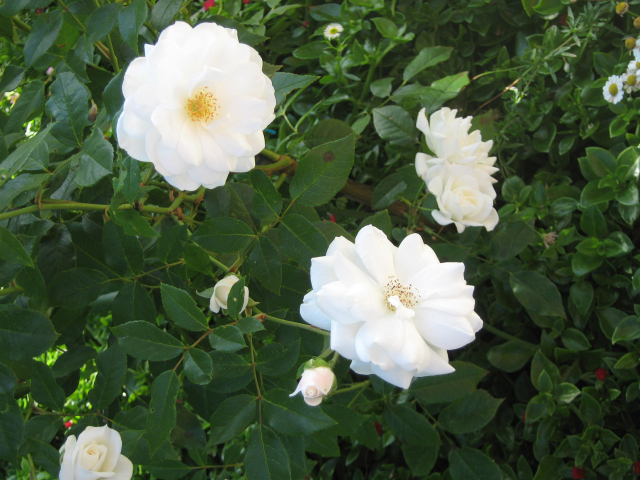
#> input picture week_11_image_processing/Binary_operators/flower.jpg, 1280 x 960 px (shown at 1/2 size)
$ jupyter execute Image_Mask.ipynb   (shell and % lines are left out)
#> lines starting #> are read from the running program, lines starting #| are printed output that depends on the picture; after the words box and inside, x2 and y2 are one past the last pixel; in counts of white or black regions, pixels touching at a corner belong together
# Mask

## Learning Outcome

1. Find histogram of the region of interest using the image mask.
2. Apply Image Mask in binary image.
3. Bitwise operation in the binary images.

In this recipe, you will learn how to work with binary images, including how to apply binary element-wise operations.

## Image masks and binary operations

You have already learned about histogram. Suppose let's say you want a histogram of Image on some region only.

<image>
<center>
<!--  -->

<Figcaption>Figure 1: Image with region of interest </Figcaption>
</center>
</image>

In the above figure, the Red rectangle shows a region of interest, i.e., the region you want to find histogram. In the following section, I will explain how to find a histogram of the region of interest.

__Step 1:__

1. Create a binary Image with white color in a region you want to find histogram and set rest value zero. This binary Image is called Mask.

<image>
<center>
<!--  -->

<Figcaption>Figure 2: Mask </Figcaption>
</center>
</image>

In our problem,

The binary mask defines a region of interest in the original image. Here in this diagram, Our region of interest is that flower inside a red rectangle.
* Mask pixel values of 1 indicate the image pixel belongs to a region of interest.
* Mask pixel values of 0 indicate the image pixel is part of the background.

Then In the given image, black color is part of the background, while white color indicates a region of interest.

__Step 2:__
2. Apply this mask on original Image(Bitwise AND) to get masked image.

<image>
<center>
<!--  -->

<Figcaption>Figure 3: Masked Image</Figcaption>
</center>
</image>

Image masking involves adding some other photo to the original image as a mask or adjusting the pixel values in the image.

**Step 3:**
3. Plot the masked image histogram.

<image>
<center>
<!--  -->

<Figcaption>Figure 4: Masked Image Histogram</Figcaption>
</center>
</image>

You can compare the result of the overall steps.

<image>
<center>
<!--  -->

<Figcaption>Figure 5: Image masking steps </Figcaption>
</center>
</image>

Let's write a code to do exactly the same steps.

Read the image.

[cell 1]
import cv2
import matplotlib.pyplot as plt
img = cv2.imread('flower.jpg')
#> img is the input picture: shape (960, 1280, 3); mean B, G, R 66.7, 92.9, 76.2
plt.imshow(img)

As shown in `figure 5`, we want to isolate the flower and then find histogram of the isolated image.

First let me show you how you can plot the red rectangle on the image.

I will copy the image on `annoted_image` variable becase plotting shapes on image changes orginal image.

[cell 2]
annoted_image = img.copy()

In OpenCV you can draw a rectangle on the image using [cv2.rectangle()](https://docs.opencv.org/master/dc/da5/tutorial_py_drawing_functions.html).

You will need two points to plot the rectangle.
* Top-left corner
    * In our problem top left corner is 210 on the x-axis and 30 on the y-axis. So the coordinate is (210,30).
* Bottom-right corner:
     * In our problem bottom right corner is 570 on the x-axis and 410 on the y-axis. So the coordinate is (570,410).

[cell 3]
cv2.rectangle(annoted_image, pt1=(210,30),  pt2=(570,410),color= (255,0,0), thickness=8)
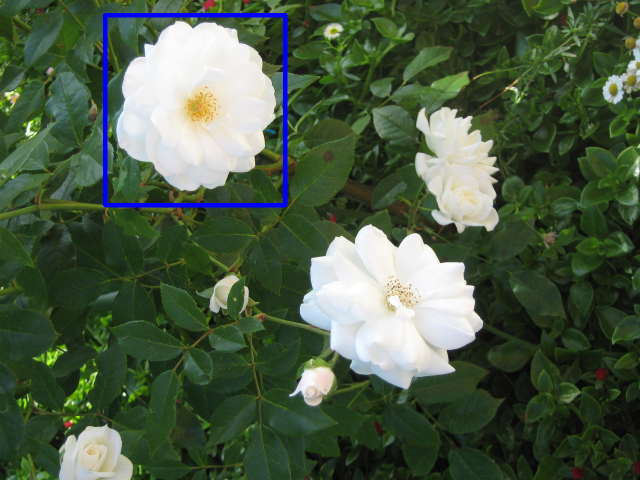
#> annoted_image: shape (960, 1280, 3) (shown at 1/2 size); 1.08% of pixels changed, all inside (x1, y1, x2, y2) = (206, 26, 575, 415)
plt.imshow(annoted_image)
plt.savefig('anootflower.png')

Let's create a Mask.

[cell 4]
import numpy as np
mask = np.zeros(img.shape[:2], np.uint8)
mask[30:410, 210:570] = 255
plt.imshow(mask, cmap='gray')
plt.savefig('mask_flower.png')

It's useful to represent binary images—images containing only black and white pixels—
using np.uint8 arrays with only `0 and 255 values` correspondingly.

Plot Image, its mask and Masked Image along with their histogram.

[cell 5]
min_val = 0
max_val = 256

[cell 6]
masked_img = cv2.bitwise_and(img,img,mask = mask) # create a mask image
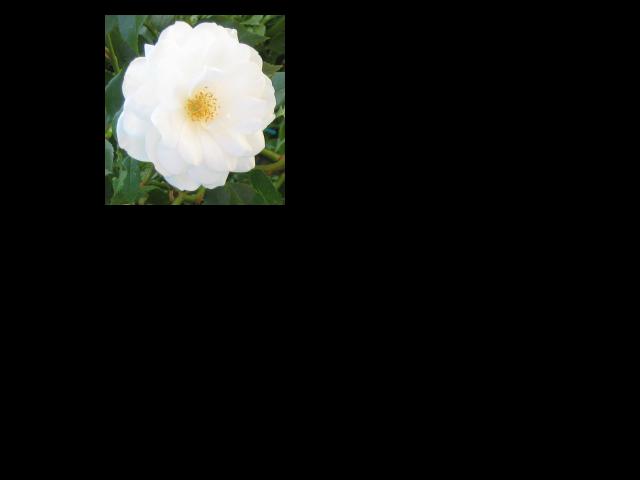
#> masked_img: shape (960, 1280, 3) (shown at 1/2 size); mean B, G, R 16.9, 18.9, 18
hist_full = cv2.calcHist([img],[min_val],None,[max_val],[min_val,max_val]) # hisogram of original image
#> hist_full = 256 values, max 35370 at index 25, min 179 at index 1, mean 4800
hist_mask = cv2.calcHist([img],[min_val],mask,[max_val],[min_val,max_val]) # hisogram of masked image
#> hist_mask = 256 values, max 2385 at index 247, min 1 at index 1, mean 534.4

[cell 7]
plt.imshow(masked_img)
plt.xlabel("Masked Image")

[cell 8]
plt.plot(hist_mask,color='orange')
plt.xlabel("Masked Image histogram")
#> figure, not shown here; curve peaks at x = 247, y = 2385

[cell 9]
plt.figure(figsize=(8,4))
plt.plot(hist_full,label = "Image Histogram")
plt.plot(hist_mask, label='Masked Image Histogram')
plt.legend(loc="upper right")
plt.savefig('comparehist.png', dpi=500)
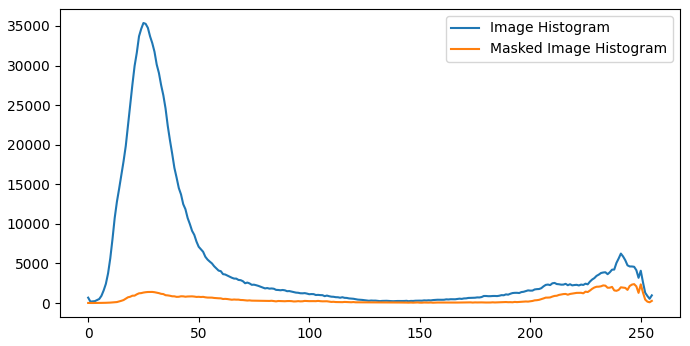
#> figure drawn by matplotlib, 1 panel; curve peaks at x = 25, y = 35370; curve peaks at x = 247, y = 2385
plt.show()

[cell 10]
#@title Compare the results
plt.figure(figsize=(15,8))
plt.subplot(221), plt.imshow(annoted_image, cmap='gray'),plt.xlabel("Image")
plt.subplot(222), plt.imshow(mask,cmap='gray') ,plt.xlabel("Mask")
plt.subplot(223), plt.imshow(masked_img, cmap='gray') ,plt.xlabel("Masked Image")
plt.subplot(224), plt.plot(hist_full,label = "Image Histogram"), plt.plot(hist_mask, label='Masked Image Histogram'),plt.legend(loc="upper right")
plt.xlim([min_val,max_val])
# plt.savefig("mask_and_hist.png")
plt.show()
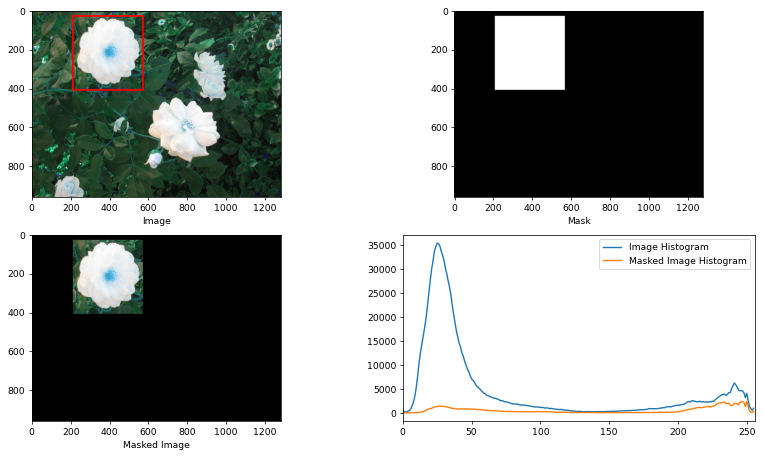
#> figure drawn by matplotlib, 4 panels; B, G, R data is drawn as R, G, B; panel 4: curve peaks at x = 25, y = 35370; panel 4: curve peaks at x = 247, y = 2385

In the previous example, I've used a mask to focus only on the region of interest, i.e., flower using an arithmetic operator.

* One exciting application of this process is in the computer vision system to recognize faces. In face recognition problem The only part of the image we are interested in finding and describing is the parts of the image that contains faces. We can construct a mask to
show only the faces in the image, and don't care about
the rest of the image's content.

### Curious to Know what if you don't want a black background ?

* Apply logical OR operation on the background you want with the masked image to change the black background.

Read the background image.

[cell 11]
import cv2
import numpy as np
m1 = cv2.imread('back.jpg')
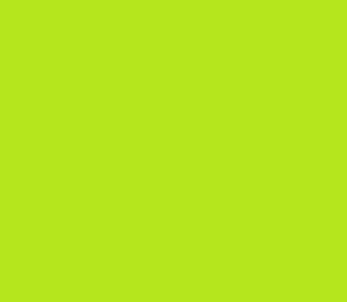
#> input picture week_11_image_processing/Binary_operators/back.jpg, 347 x 302 px
#> m1 is the input picture: shape (302, 347, 3); mean B, G, R 29, 230, 181
background = cv2.resize(m1,(1280,960))
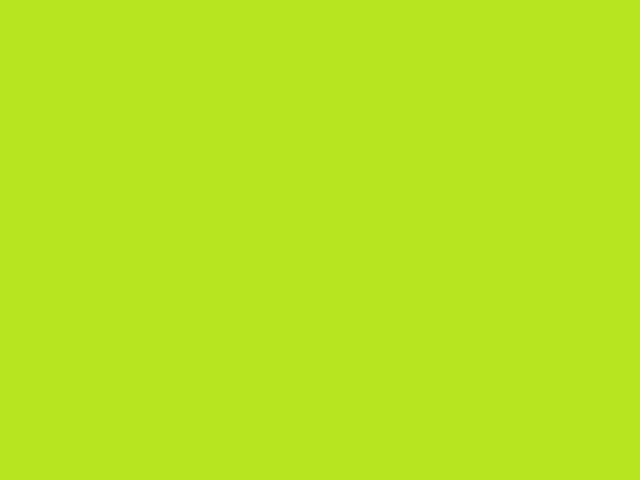
#> background: shape (960, 1280, 3) (shown at 1/2 size); mean B, G, R 29, 230, 181
plt.imshow(background)

Make a masked image.

[cell 12]
img = cv2.imread('flower.jpg',1)
mask = np.zeros(img.shape, np.uint8)
mask[40:400, 195:545] = 255
masked_image = cv2.bitwise_and(img, mask)
plt.imshow(masked_image)

Apply logical OR between masked image and background image.

[cell 13]
image_after_bitwise_or = background | masked_image
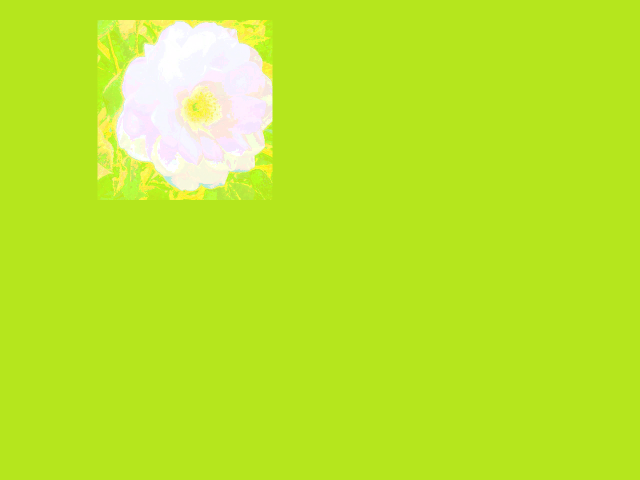
#> image_after_bitwise_or: shape (960, 1280, 3) (shown at 1/2 size); mean B, G, R 43.9, 231.3, 186.5
plt.imshow(image_after_bitwise_or)

[cell 14]
#@title Plot Results
f, axes = plt.subplots(1, 3, figsize=(15,10))
axes[0].imshow(masked_image, cmap='gray')
axes[1].imshow(background, cmap='gray')
axes[2].imshow(image_after_bitwise_or, cmap='gray')
plt.setp(axes[0], xlabel='Masked Image')
plt.setp(axes[1], xlabel='Background')
plt.setp(axes[2], xlabel='Image with changed background')
#> figure, not shown here; B, G, R data is drawn as R, G, B

The black color of one Image is replaced. If you don't want a black background, then apply this method. You can apply other Logical operations according to your use case.

## Different Logical operation on Mask

You can find exciting regions by applying logical operations on different masks. Let's see some examples.

### Logical AND

Suppose you want to create a mask including an arc of the circle on the top left side. You can create this by applying logical AND operation.

<image>
<center>
<!--  -->

<Figcaption>Figure 6: Image mask with arc </Figcaption>
</center>
</image>

__Example:__

_Create a synthetic binary image with a circle mask._

Define the shape of the mask with a circle.

[cell 15]
length=1000
breadth = 1000

Create a circle mask.

[cell 16]
circle_image = np.zeros((length, breadth), np.uint8) # zero is black

[cell 17]
plt.imshow(circle_image,cmap='gray')

_Let's make a circle inside this image, the circle has it's centre on `(500,500)` with the radius of `100`._

[cell 18]
centre = (500, 500)
radius = 100
cv2.circle(circle_image, centre, radius, 255, -1) # 1 is white
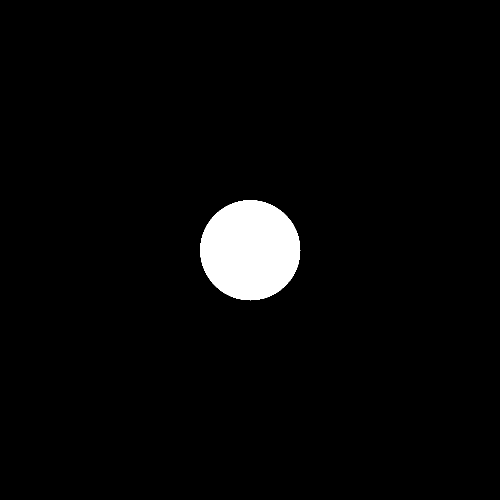
#> circle_image: shape (1000, 1000) (shown at 1/2 size); 3.1% white; 1 white region, box (x1, y1, x2, y2) and area: (400, 400, 601, 601) 31417
plt.imshow(circle_image,cmap='gray')

_Similarly make rectangle._

[cell 19]
rect_image = np.zeros((length, breadth), np.uint8)
# Start coordinate,
# represents the top left corner of rectangle
Start_coordinate = (400, 250)
# Ending coordinate,
# represents the bottom right corner of rectangle
Ending_coordinate = (500, 500)
cv2.rectangle(rect_image, Start_coordinate, Ending_coordinate, 255, -1) # make rectangle inside rect_image with white inside
#> rect_image: shape (1000, 1000); 2.5% white; 1 white region, box (x1, y1, x2, y2) and area: (400, 250, 501, 501) 25351
plt.imshow(rect_image,cmap='gray')

Mask using Bitwise AND.

_Combine the circle and rectangle masks using a bitwise AND operator:_

[cell 20]
# circle_and_rect_image = circle_image & rect_image
circle_and_rect_image = cv2.bitwise_and(circle_image,\
                                        rect_image,\
                                        mask = None)
plt.imshow(circle_and_rect_image, cmap='gray')

Truth Table

| A        | B           | A & B  |
| ------------- |:-------------:| -----:|
| 0     | 0 | 0 |
| 0      | 1     |  0|
| 1| 0      |   0 |
| 1| 1     |    1 |

<!--  -->

$$
    AND(x,y)=
\begin{cases}
    1,& \text{if both x and y are 1}\\
    0,              & \text{Otherwise}
\end{cases}
\
$$

[cell 21]
#@title Plot Results
f, axes = plt.subplots(1, 3, figsize=(20,12))
axes[0].imshow(circle_image, cmap='gray')
axes[1].imshow(rect_image, cmap='gray')
axes[2].imshow(circle_and_rect_image, cmap='gray')
plt.setp(axes[0], xlabel='fig(a). Circle')
plt.setp(axes[1], xlabel='fig(b). Rectangle')
plt.setp(axes[2], xlabel='fig(c). Circle and rectangle')
plt.tight_layout(pad=0.5, h_pad=3, w_pad=3)
plt.savefig("logical_and_mask.png")

- _In the figure, you can make sense that Bitwise AND operation on two images results from a arc. It's because in Bitwise AND operation, if both values are 1(white), then the result is white. i.e., If one input is black, the output is black._

### Mask Using Bitwise OR

Suppose you want to create a mask with a `b` shaped structure. You can create this by applying logical OR operation.

_Combine the circle and rectangle masks using a bitwise OR operator_

[cell 22]
#Combine the circle and rectangle masks using a bitwise OR operator:
circle_or_rect_image = circle_image | rect_image
plt.imshow(circle_or_rect_image,cmap='gray')
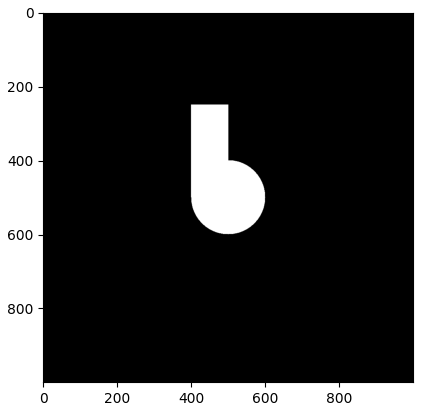
#> figure drawn by matplotlib, 1 panel

Truth Table:

| A        | B           | A $|$ B  |
| ------------- |:-------------:| -----:|
| 0     | 0 | 0 |
| 0      | 1     |  1 |
| 1| 0      |   1 |
| 1| 1     |    1 |

<!--

 -->

$$
    OR(x,y)=
\begin{cases}
    1,& \text{if either x or y (or both x and y ) is 1}\\
    0,              & \text{Otherwise}
\end{cases}
\
$$

_Let's Visualize the results:_

[cell 23]
#@title Plot Results
f, axes = plt.subplots(1, 3, figsize=(20,12))
axes[0].imshow(circle_image, cmap='gray')
axes[1].imshow(rect_image, cmap='gray')
axes[2].imshow(circle_or_rect_image, cmap='gray')
plt.setp(axes[0], xlabel='fig(a). Circle')
plt.setp(axes[1], xlabel='fig(b). Rectangle')
plt.setp(axes[2], xlabel='fig(c). Circle and rectangle')
# plt.tight_layout(pad=0.5, h_pad=3, w_pad=3)
plt.savefig("logical_or_mask.png")
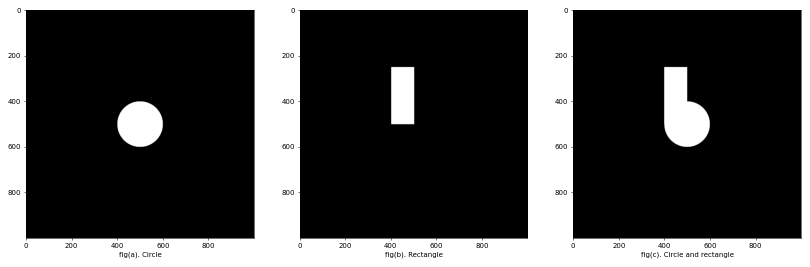
#> figure drawn by matplotlib, 3 panels
